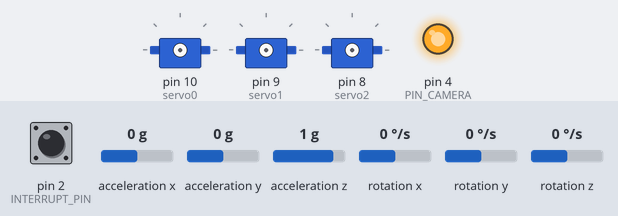
A sketch run on a simulated Arduino Uno, built with avr-gcc and run on an emulated ATmega328P. Shown: 3 × servo, output pins drawn as LEDs (lit = HIGH). Wiring (inferred from the names in the program): MPU-6050 motion sensor at I2C address 0x68. The inputs (shaded band) are chosen by the test bench; at power-on: pin 2 (INTERRUPT_PIN) LOW, acceleration x 0 g, acceleration y 0 g, acceleration z 1 g, rotation x 0 °/s, rotation y 0 °/s, rotation z 0 °/s. The sensor or clock chip raises its interrupt line as the real part does; what the sketch prints to the serial monitor is not drawn.

Above: at 0.1 s.
At 3.8 s:
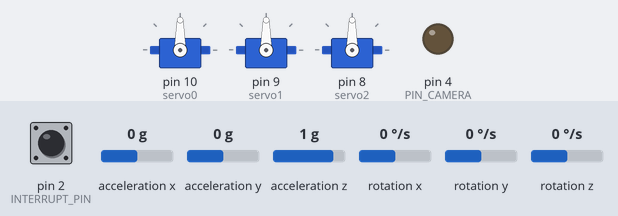
Timing chart, 0 to 25.3 s (numbered marks = the images above):
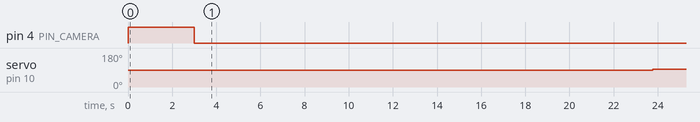

Measured:
- by itself, servo on pin 10 (servo0): 90° → 93° at 23.8 s

The sketch:

Camera_Stabilization_3.ino
```cpp
/*
  DIY Gimbal - MPU6050 Arduino Tutorial
  by Dejan, www.HowToMechatronics.com
  Code based on the MPU6050_DMP6 example from the i2cdevlib library by Jeff Rowberg:
  https://github.com/jrowberg/i2cdevlib
*/
// I2Cdev and MPU6050 must be installed as libraries, or else the .cpp/.h files
// for both classes must be in the include path of your project
#include "I2Cdev.h"

#include "MPU6050_6Axis_MotionApps20.h"
//#include "MPU6050.h" // not necessary if using MotionApps include file

// Arduino Wire library is required if I2Cdev I2CDEV_ARDUINO_WIRE implementation
// is used in I2Cdev.h
#if I2CDEV_IMPLEMENTATION == I2CDEV_ARDUINO_WIRE
  #include "Wire.h"
#endif

#include <Servo.h>
// class default I2C address is 0x68
// specific I2C addresses may be passed as a parameter here
// AD0 low = 0x68 (default for SparkFun breakout and InvenSense evaluation board)
// AD0 high = 0x69
MPU6050 mpu;                                          //Making a MPU6050 object!
//MPU6050 mpu(0x69);                                  // <-- use for AD0 high

// Define the 3 servo motors
Servo servo0;                     //SERVO ZERO IS FOR YAW:
int servo0Speed = 1500;
Servo servo1;
Servo servo2;

float correct;
int j = 0;

#define OUTPUT_READABLE_YAWPITCHROLL

#define INTERRUPT_PIN 2  // use pin 2 on Arduino Uno & most boards

bool blinkState = false;

// MPU control/status vars
bool dmpReady = false;  // set true if DMP init was successful
uint8_t mpuIntStatus;   // holds actual interrupt status byte from MPU
uint8_t devStatus;      // return status after each device operation (0 = success, !0 = error)
uint16_t packetSize;    // expected DMP packet size (default is 42 bytes)
uint16_t fifoCount;     // count of all bytes currently in FIFO
uint8_t fifoBuffer[64]; // FIFO storage buffer

// orientation/motion vars
Quaternion q;           // [w, x, y, z]         quaternion container
VectorInt16 aa;         // [x, y, z]            accel sensor measurements
VectorInt16 aaReal;     // [x, y, z]            gravity-free accel sensor measurements
VectorInt16 aaWorld;    // [x, y, z]            world-frame accel sensor measurements
VectorFloat gravity;    // [x, y, z]            gravity vector
float euler[3];         // [psi, theta, phi]    Euler angle container
float ypr[3];           // [yaw, pitch, roll]   yaw/pitch/roll container and gravity vector

// packet structure for InvenSense teapot demo
uint8_t teapotPacket[14] = { '$', 0x02, 0, 0, 0, 0, 0, 0, 0, 0, 0x00, 0x00, '\r', '\n' };


// ================================================================
// ===               INTERRUPT DETECTION ROUTINE                ===
// ================================================================

volatile bool mpuInterrupt = false;     // indicates whether MPU interrupt pin has gone high
void dmpDataReady() {
  mpuInterrupt = true;
}

// ================================================================
// ===               MY CODE FOR CALCULATING GYRO ERRORS        ===
// ===              CODE TAKEN FROM HOW TO MECHTRONICS          ===
// ================================================================
  const int MPUAddr = 0x68;
  float AccX, AccY, AccZ;
  float GyroX, GyroY, GyroZ;
  float accAngleX, accAngleY, gyroAngleX, gyroAngleY, gyroAngleZ;
  float roll, pitch, yaw;
  float AccErrorX, AccErrorY, GyroErrorX, GyroErrorY, GyroErrorZ;
  float elapsedTime, currentTime, previousTime;
  int c = 0;

  void calculate_IMU_error() {
  // We can call this funtion in the setup section to calculate the accelerometer and gyro data error. From here we will get the error values used in the above equations printed on the Serial Monitor.
  // Note that we should place the IMU flat in order to get the proper values, so that we then can the correct values
  // Read accelerometer values 200 times
    while (c < 200) {
      Wire.beginTransmission(MPUAddr);
      Wire.write(0x3B);
      Wire.endTransmission(false);
      Wire.requestFrom(MPUAddr, 6, true);
      AccX = (Wire.read() << 8 | Wire.read()) / 16384.0 ;
      AccY = (Wire.read() << 8 | Wire.read()) / 16384.0 ;
      AccZ = (Wire.read() << 8 | Wire.read()) / 16384.0 ;
      // Sum all readings
      AccErrorX = AccErrorX + ((atan((AccY) / sqrt(pow((AccX), 2) + pow((AccZ), 2))) * 180 / PI));
      AccErrorY = AccErrorY + ((atan(-1 * (AccX) / sqrt(pow((AccY), 2) + pow((AccZ), 2))) * 180 / PI));
      c++;
    }
    //Divide the sum by 200 to get the error value
    AccErrorX = AccErrorX / 200;
    AccErrorY = AccErrorY / 200;
    c = 0;
    // Read gyro values 200 times
    while (c < 200) {
      Wire.beginTransmission(MPUAddr);
      Wire.write(0x43);
      Wire.endTransmission(false);
      Wire.requestFrom(MPUAddr, 6, true);
      GyroX = Wire.read() << 8 | Wire.read();
      GyroY = Wire.read() << 8 | Wire.read();
      GyroZ = Wire.read() << 8 | Wire.read();
      // Sum all readings
      GyroErrorX = GyroErrorX + (GyroX / 131.0);
      GyroErrorY = GyroErrorY + (GyroY / 131.0);
      GyroErrorZ = GyroErrorZ + (GyroZ / 131.0);
      c++;
    }
    //Divide the sum by 200 to get the error value
    GyroErrorX = GyroErrorX / 200;
    GyroErrorY = GyroErrorY / 200;
    GyroErrorZ = GyroErrorZ / 200;
  // Print the error values on the Serial Monitor
  Serial.print("AccErrorX: ");
  Serial.println(AccErrorX);
  Serial.print("AccErrorY: ");
  Serial.println(AccErrorY);
  Serial.print("GyroErrorX: ");
  Serial.println(GyroErrorX);
  Serial.print("GyroErrorY: ");
  Serial.println(GyroErrorY);
  Serial.print("GyroErrorZ: ");
  Serial.println(GyroErrorZ);
}

// ================================================================
// ===                      CAMERA RELATED                       ===
// ================================================================
#define LONG_PRESS 3000
#define PIN_CAMERA 4
long cameraStartime = 0;

void setupCamera(){
  pinMode(PIN_CAMERA,OUTPUT);
//  cameraStartime = millis();
}

void switchOnOffCamera(){
  digitalWrite(PIN_CAMERA,HIGH);
  delay(LONG_PRESS);
  digitalWrite(PIN_CAMERA,LOW);
}

// ================================================================
// ===                      INITIAL SETUP                       ===
// ================================================================

void setup() {
  setupCamera();
  switchOnOffCamera();

  // join I2C bus (I2Cdev library doesn't do this automatically)
#if I2CDEV_IMPLEMENTATION == I2CDEV_ARDUINO_WIRE
  Wire.begin();
  Wire.setClock(400000); // 400kHz I2C clock. Comment this line if having compilation difficulties
#elif I2CDEV_IMPLEMENTATION == I2CDEV_BUILTIN_FASTWIRE
  Fastwire::setup(400, true);
#endif

  // initialize serial communication
  // (115200 chosen because it is required for Teapot Demo output, but it's
  // really up to you depending on your project)
  Serial.begin(38400);
  while (!Serial); // wait for Leonardo enumeration, others continue immediately

//   ================================================================
// ===              InSETUP:  MY CODE FOR CALCULATING GYRO ERRORS        ===
// ===              In SETUP:CODE TAKEN FROM HOW TO MECHTRONICS          ===
// ================================================================
  Wire.beginTransmission(MPUAddr);       // Start communication with MPUAddr6050 // MPUAddr=0x68
  Wire.write(0x6B);                  // Talk to the register 6B
  Wire.write(0x00);                  // Make reset - place a 0 into the 6B register
  Wire.endTransmission(true);        //end the transmission

  // Call this function if you need to get the IMU error values for your module
  calculate_IMU_error();
// ================================================================
   //End of my code:
// ================================================================


  // initialize device
  //Serial.println(F("Initializing I2C devices..."));
  mpu.initialize();
  pinMode(INTERRUPT_PIN, INPUT);
  devStatus = mpu.dmpInitialize();

  // supply your own gyro offsets here, scaled for min sensitivity
  //Commenting there's
//  mpu.setXGyroOffset(17);
//  mpu.setYGyroOffset(-69);
//  mpu.setZGyroOffset(27);
//  mpu.setZAccelOffset(1551); // 1688 factory default for my test chip

  //These are mine:
  mpu.setXGyroOffset(GyroErrorX);
  mpu.setYGyroOffset(GyroErrorY);
  mpu.setZGyroOffset(GyroErrorZ);
  mpu.setZAccelOffset(725); // 1688 factory default for my test chip

  // make sure it worked (returns 0 if so)
  if (devStatus == 0) {
    // turn on the DMP, now that it's ready
    // Serial.println(F("Enabling DMP..."));
    mpu.setDMPEnabled(true);

    attachInterrupt(digitalPinToInterrupt(INTERRUPT_PIN), dmpDataReady, RISING);
    mpuIntStatus = mpu.getIntStatus();

    // set our DMP Ready flag so the main loop() function knows it's okay to use it
    //Serial.println(F("DMP ready! Waiting for first interrupt..."));
    dmpReady = true;

    // get expected DMP packet size for later comparison
    packetSize = mpu.dmpGetFIFOPacketSize();
  } else {
    // ERROR!
    // 1 = initial memory load failed
    // 2 = DMP configuration updates failed
    // (if it's going to break, usually the code will be 1)
    // Serial.print(F("DMP Initialization failed (code "));
    //Serial.print(devStatus);
    //Serial.println(F(")"));
  }

  // Define the pins to which the 3 servo motors are connected
  servo0.attach(10);
  servo1.attach(9);
  servo2.attach(8);
  Serial.println("SETUP FINISHED");
}
// ================================================================
// ===                    MAIN PROGRAM LOOP                     ===
// ================================================================

void loop() {
  // if programming failed, don't try to do anything
  if (!dmpReady) return;

  // wait for MPU interrupt or extra packet(s) available
  while (!mpuInterrupt && fifoCount < packetSize) {
    if (mpuInterrupt && fifoCount < packetSize) {
      // try to get out of the infinite loop
      fifoCount = mpu.getFIFOCount();
    }
  }

  // reset interrupt flag and get INT_STATUS byte
  mpuInterrupt = false;
  mpuIntStatus = mpu.getIntStatus();

  // get current FIFO count
  fifoCount = mpu.getFIFOCount();

  // check for overflow (this should never happen unless our code is too inefficient)
  if ((mpuIntStatus & _BV(MPU6050_INTERRUPT_FIFO_OFLOW_BIT)) || fifoCount >= 1024) {
    // reset so we can continue cleanly
    mpu.resetFIFO();
    fifoCount = mpu.getFIFOCount();
    Serial.println(F("FIFO overflow!"));

    // otherwise, check for DMP data ready interrupt (this should happen frequently)
  } else if (mpuIntStatus & _BV(MPU6050_INTERRUPT_DMP_INT_BIT)) {
    // wait for correct available data length, should be a VERY short wait
    while (fifoCount < packetSize) fifoCount = mpu.getFIFOCount();

    // read a packet from FIFO
    mpu.getFIFOBytes(fifoBuffer, packetSize);

    // track FIFO count here in case there is > 1 packet available
    // (this lets us immediately read more without waiting for an interrupt)
    fifoCount -= packetSize;

    // Get Yaw, Pitch and Roll values
#ifdef OUTPUT_READABLE_YAWPITCHROLL
    mpu.dmpGetQuaternion(&q, fifoBuffer);
    mpu.dmpGetGravity(&gravity, &q);
    mpu.dmpGetYawPitchRoll(ypr, &q, &gravity);

    // Yaw, Pitch, Roll values - Radians to degrees
    ypr[0] = ypr[0] * 180 / M_PI;
    ypr[1] = ypr[1] * 180 / M_PI;
    ypr[2] = ypr[2] * 180 / M_PI;

    // Skip 300 readings (self-calibration process)
    if (j <= 2000) {
      correct = ypr[0]; // Yaw starts at random value, so we capture last value after 300 readings
      j++;
    }
    // After 300 readings
    else {
      //This "if" is for debugging purposes:
      if(j == 2001){
        Serial.println("Auto Callibration Finishes");

        j++;
      }

      ypr[0] = ypr[0] - correct; // Set the Yaw to 0 deg - subtract  the last random Yaw value from the currrent value to make the Yaw 0 degrees
      // Map the values of the MPU6050 sensor from -90 to 90 to values suatable for the servo control from 0 to 180
//      int servo0Value = map(ypr[0], -90, 90, 0, 180);
//      int servo1Value = map(ypr[1], -90, 90, 0, 180);
//      int servo2Value = map(ypr[2], -90, 90, 180, 0);
//

      //TO KEEP RANGE OF YAW FROM -180 to 180
      if(ypr[0] > 180){
        ypr[0] = 360 - ypr[0];
      }else if(ypr[0] < -180){
        ypr[0] = 360 + ypr[0];
      }

      Serial.println(String(ypr[0]));

      // Control the servos according to the MPU6050 orientation
//      servo0.write(servo0Value);                      //Servo 0 is for yaw:
//      servo1.write(servo1Value);
//      servo2.write(servo2Value);

      //Rotating the continuous servo according to yaw value:
      rotateServo();
    }
#endif
  }

}

void rotateServo(){
  if(ypr[0] > 10){
    servo0Speed = map(ypr[0], 0, 180, 1425, 1395);
    rotateServoClockwise(servo0Speed);
  }else if(ypr[0] < -10){
    servo0Speed = map(ypr[0], -180, 0, 1585, 1555);
    rotateServoAntiClockwise(servo0Speed);
  }else{
    stopServo();
  }
}

//Continuous servo rotates clockwise for Servo.write() value between 0 to 89;
void rotateServoClockwise(int servoSpeed){
  servo0.writeMicroseconds(servoSpeed);
}

//Continuous servo rotates clockwise for Servo.write() value between 180 down to 91;
void rotateServoAntiClockwise(int servoSpeed){
  servo0.writeMicroseconds(servoSpeed);
}

void stopServo(){
  servo0.writeMicroseconds(1500);
}
```
